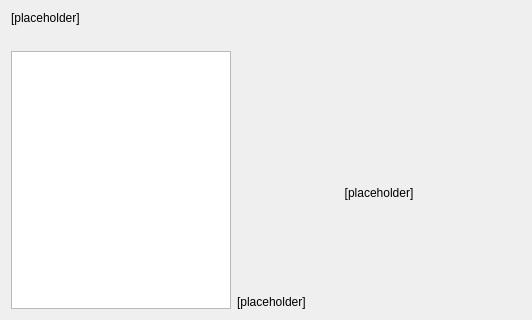
       <widget class="QWidget" name="pg2Subcategory">
        <property name="styleSheet">
         <string notr="true"/>
        </property>
        <layout class="QVBoxLayout" name="verticalLayout_3">
         <item>
          <widget class="QLabel" name="lblSelectSubcategory">
           <property name="styleSheet">
            <string notr="true">font: 11pt &quot;Ubuntu&quot;;</string>
           </property>
           <property name="text">
            <string>[placeholder]</string>
           </property>
           <property name="alignment">
            <set>Qt::AlignLeading|Qt::AlignLeft|Qt::AlignTop</set>
           </property>
           <property name="wordWrap">
            <bool>true</bool>
           </property>
          </widget>
         </item>
         <item>
          <spacer name="verticalSpacer_28">
           <property name="orientation">
            <enum>Qt::Vertical</enum>
           </property>
           <property name="sizeType">
            <enum>QSizePolicy::Fixed</enum>
           </property>
           <property name="sizeHint" stdset="0">
            <size>
             <width>20</width>
             <height>20</height>
            </size>
           </property>
          </spacer>
         </item>
         <item>
          <layout class="QGridLayout" name="gridLayout">
           <item row="1" column="3">
            <spacer name="horizontalSpacer_4">
             <property name="orientation">
              <enum>Qt::Horizontal</enum>
             </property>
             <property name="sizeHint" stdset="0">
              <size>
               <width>40</width>
               <height>20</height>
              </size>
             </property>
            </spacer>
           </item>
           <item row="1" column="2">
            <widget class="QLabel" name="lblIconSubcategory">
             <property name="sizePolicy">
              <sizepolicy hsizetype="Fixed" vsizetype="Fixed">
               <horstretch>0</horstretch>
               <verstretch>0</verstretch>
              </sizepolicy>
             </property>
             <property name="minimumSize">
              <size>
               <width>192</width>
               <height>192</height>
              </size>
             </property>
             <property name="maximumSize">
              <size>
               <width>192</width>
               <height>192</height>
              </size>
             </property>
             <property name="styleSheet">
              <string notr="true">font: 11pt &quot;Ubuntu&quot;;</string>
             </property>
             <property name="text">
              <string>[placeholder]</string>
             </property>
             <property name="scaledContents">
              <bool>true</bool>
             </property>
             <property name="alignment">
              <set>Qt::AlignCenter</set>
             </property>
             <property name="wordWrap">
              <bool>true</bool>
             </property>
            </widget>
           </item>
           <item row="0" column="0" rowspan="3">
            <widget class="QListWidget" name="lstSubcategories">
             <property name="sizePolicy">
              <sizepolicy hsizetype="Fixed" vsizetype="Expanding">
               <horstretch>0</horstretch>
               <verstretch>0</verstretch>
              </sizepolicy>
             </property>
             <property name="minimumSize">
              <size>
               <width>220</width>
               <height>0</height>
              </size>
             </property>
             <property name="maximumSize">
              <size>
               <width>220</width>
               <height>16777215</height>
              </size>
             </property>
             <property name="baseSize">
              <size>
               <width>0</width>
               <height>0</height>
              </size>
             </property>
            </widget>
           </item>
           <item row="1" column="1">
            <spacer name="horizontalSpacer_5">
             <property name="orientation">
              <enum>Qt::Horizontal</enum>
             </property>
             <property name="sizeHint" stdset="0">
              <size>
               <width>40</width>
               <height>20</height>
              </size>
             </property>
            </spacer>
           </item>
           <item row="2" column="1" colspan="3">
            <widget class="QLabel" name="lblDescribeSubcategory">
             <property name="sizePolicy">
              <sizepolicy hsizetype="Expanding" vsizetype="Expanding">
               <horstretch>0</horstretch>
               <verstretch>0</verstretch>
              </sizepolicy>
             </property>
             <property name="styleSheet">
              <string notr="true">font: 11pt &quot;Ubuntu&quot;;</string>
             </property>
             <property name="text">
              <string>[placeholder]</string>
             </property>
             <property name="alignment">
              <set>Qt::AlignLeading|Qt::AlignLeft|Qt::AlignVCenter</set>
             </property>
             <property name="wordWrap">
              <bool>true</bool>
             </property>
             <property name="margin">
              <number>0</number>
             </property>
            </widget>
           </item>
           <item row="0" column="2">
            <spacer name="verticalSpacer_15">
             <property name="orientation">
              <enum>Qt::Vertical</enum>
             </property>
             <property name="sizeType">
              <enum>QSizePolicy::Fixed</enum>
             </property>
             <property name="sizeHint" stdset="0">
              <size>
               <width>20</width>
               <height>40</height>
              </size>
             </property>
            </spacer>
           </item>
          </layout>
         </item>
        </layout>
       </widget>
